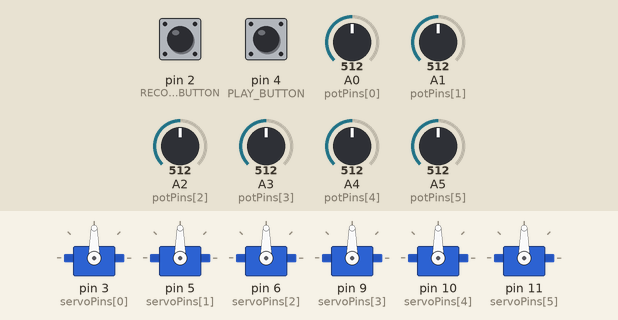
This sketch was run on a simulated Arduino Uno, built with avr-gcc and run on an emulated ATmega328P. Parts: 6 × servo. Inputs (shaded band) come from the test bench; at power-on: A0 (potPins[0]) = 512, A1 (potPins[1]) = 512, A2 (potPins[2]) = 512, A3 (potPins[3]) = 512, A4 (potPins[4]) = 512, A5 (potPins[5]) = 512, pin 2 (RECORD_BUTTON) HIGH, pin 4 (PLAY_BUTTON) HIGH.

Above: at 1.2 s.
1.3 s: A0 (potPins[0]) set to 716
At 2.4 s:
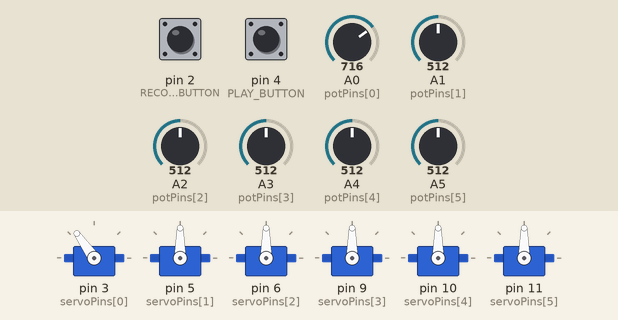
2.8 s: A1 (potPins[1]) set to 716
At 3.6 s:
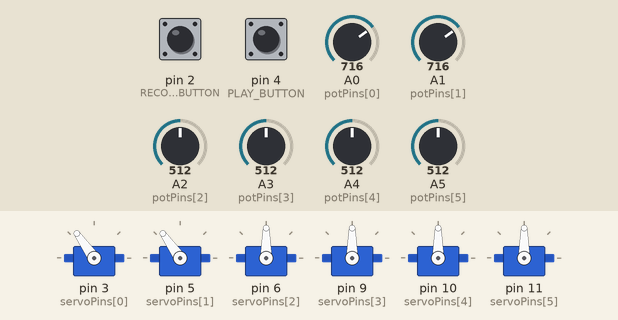
4.3 s: A2 (potPins[2]) set to 716
At 4.7 s:
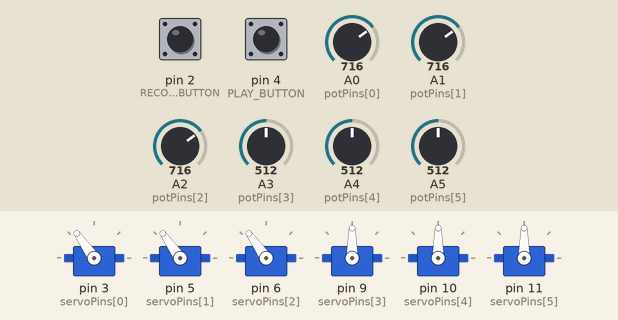
5.8 s: A3 (potPins[3]) set to 716
At 7.0 s:
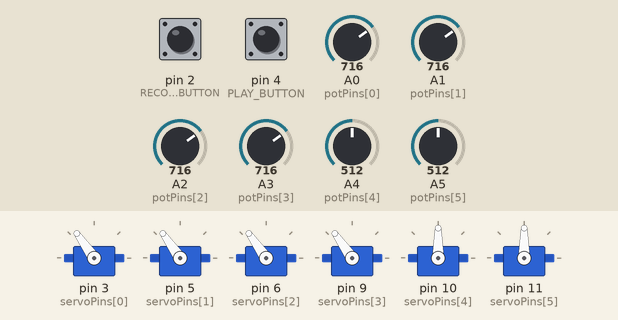
7.3 s: A4 (potPins[4]) set to 716
At 8.2 s:
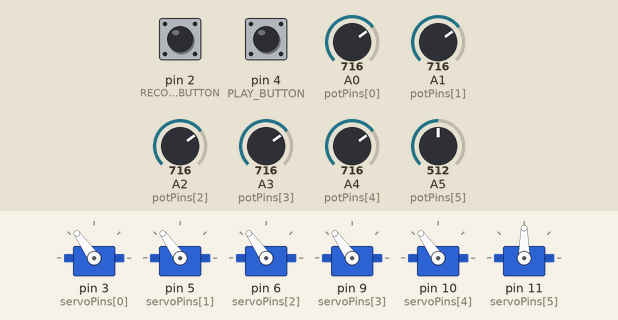
8.8 s: A5 (potPins[5]) set to 716
At 9.3 s:
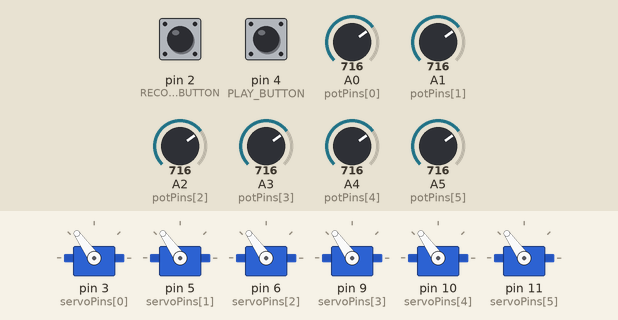
Timing chart, 0 to 11.3 s (numbered marks = the images above; inputs shaded):
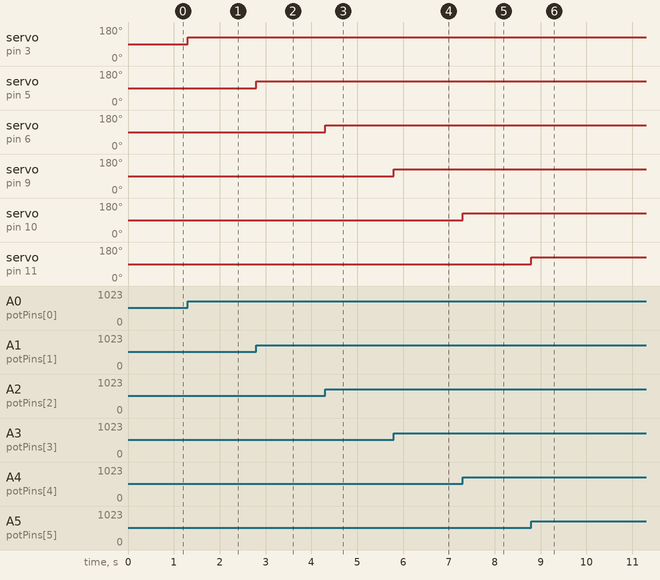

Measured:
- after the input at 1.3 s, servo on pin 3 (servoPins[0]): 90° → 125° at once
- after the input at 2.8 s, servo on pin 5 (servoPins[1]): 90° → 125° at once
- after the input at 4.3 s, servo on pin 6 (servoPins[2]): 90° → 125° at once
- after the input at 5.8 s, servo on pin 9 (servoPins[3]): 90° → 125° at once
- after the input at 7.3 s, servo on pin 10 (servoPins[4]): 90° → 125° at once
- after the input at 8.8 s, servo on pin 11 (servoPins[5]): 90° → 125° at once

The sketch:

Play.ino
```cpp
#include "RecordAngles.h"

#define PLAY_BUTTON 4

void setup() {
  pinMode(PLAY_BUTTON, INPUT_PULLUP);
  setupRecordAngles();
}

void loop() {
    recordAngles();
    if (digitalRead(PLAY_BUTTON) == LOW) {
    delay(300);
    playRecordedAngles();
  }
}
```

RecordAngles.h
```cpp
#ifndef RECORDANGLES_H
#define RECORDANGLES_H
#include <Arduino.h>
#include <Servo.h>


#define SERVO_COUNT 6
#define MAX_STEPS 10

const int servoPins[SERVO_COUNT] = {3, 5, 6, 9, 10, 11};
const int potPins[SERVO_COUNT] = {A0, A1, A2, A3, A4, A5};


#define RECORD_BUTTON 2
int recordedAngles[MAX_STEPS][SERVO_COUNT];
int stepCount = 0;

Servo servos[SERVO_COUNT];
void setupRecordAngles() {
  for (int i = 0; i < SERVO_COUNT; i++) {
    servos[i].attach(servoPins[i]);
    servos[i].write(90);
  }
  pinMode(RECORD_BUTTON, INPUT_PULLUP);
  Serial.begin(9600);
}

void recordAngles() {
    for (int i = 0; i < SERVO_COUNT; i++) {
    int angle = map(analogRead(potPins[i]), 0, 1023, 0, 180);
    servos[i].write(angle);
  }

  if (digitalRead(RECORD_BUTTON) == LOW && stepCount < MAX_STEPS) {
    delay(300); // debounce
    for (int i = 0; i < SERVO_COUNT; i++) {
      recordedAngles[stepCount][i] = map(analogRead(potPins[i]), 0, 1023, 0, 180);
    }
    Serial.print("Recorded Step "); Serial.println(stepCount + 1);
    stepCount++;
  }
}

void playRecordedAngles() {
  for (int s = 0; s < stepCount; s++) {
    for (int i = 0; i < SERVO_COUNT; i++) {
      servos[i].write(recordedAngles[s][i]);
    }
    delay(1000);
  }
}

#endif
```
